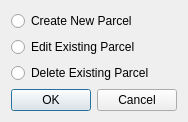
<?xml version="1.0" encoding="UTF-8"?>
<ui version="4.0">
 <class>dlg_parcelManager</class>
 <widget class="QDialog" name="dlg_parcelManager">
  <property name="geometry">
   <rect>
    <x>0</x>
    <y>0</y>
    <width>199</width>
    <height>133</height>
   </rect>
  </property>
  <property name="cursor">
   <cursorShape>PointingHandCursor</cursorShape>
  </property>
  <property name="windowTitle">
   <string>Parcel Manager</string>
  </property>
  <property name="modal">
   <bool>true</bool>
  </property>
  <layout class="QGridLayout" name="gridLayout_2">
   <property name="sizeConstraint">
    <enum>QLayout::SetFixedSize</enum>
   </property>
   <item row="0" column="0">
    <layout class="QVBoxLayout" name="vrtlyt">
     <item>
      <layout class="QGridLayout" name="grdlyt">
       <item row="0" column="0" alignment="Qt::AlignLeft">
        <widget class="QRadioButton" name="rdbtn_add">
         <property name="text">
          <string>Create New Parcel</string>
         </property>
        </widget>
       </item>
       <item row="1" column="0">
        <widget class="QRadioButton" name="rdbtn_edit">
         <property name="text">
          <string>Edit Existing Parcel</string>
         </property>
        </widget>
       </item>
       <item row="2" column="0">
        <widget class="QRadioButton" name="rdbtn_del">
         <property name="text">
          <string>Delete Existing Parcel</string>
         </property>
        </widget>
       </item>
      </layout>
     </item>
     <item>
      <widget class="QDialogButtonBox" name="btnbx_options">
       <property name="standardButtons">
        <set>QDialogButtonBox::Cancel|QDialogButtonBox::Ok</set>
       </property>
       <property name="centerButtons">
        <bool>false</bool>
       </property>
      </widget>
     </item>
    </layout>
   </item>
  </layout>
 </widget>
 <resources/>
 <connections/>
</ui>
